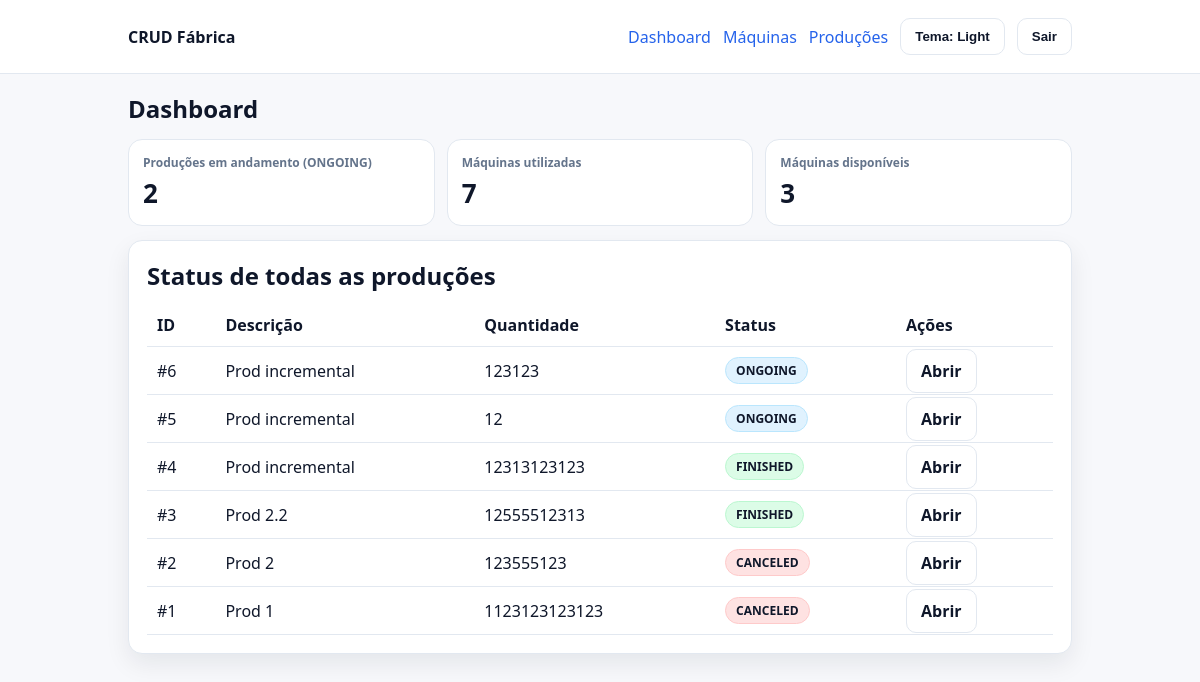
Screenshot of / (signed in) with the database file from the repository.
### factory/models.py (models this page shows, shortened)
class Production(BaseModel):
	description = models.CharField(max_length=255)
	quantity = models.PositiveIntegerField()
	user = models.ForeignKey(
		settings.AUTH_USER_MODEL,
		on_delete=models.PROTECT,
		related_name='productions',
		db_column='user_id',
	)
	status = models.CharField(max_length=16, choices=ProductionStatus.choices, default=ProductionStatus.STANDBY)
	machines = models.ManyToManyField(Machine, through='ProductionMachine', related_name='productions')
	started_at = models.DateTimeField(null=True, blank=True)
	finished_at = models.DateTimeField(null=True, blank=True)
	canceled_at = models.DateTimeField(null=True, blank=True)
	class Meta:
		ordering = ('-id',)

### factory/views.py (the view)
# urls.py: path('', views.dashboard, name='dashboard'),
@login_required
def dashboard(request):
	productions = Production.objects.filter(user=request.user).order_by('-id')
	ongoing_count = productions.filter(status=ProductionStatus.ONGOING).count()
	used_machine_ids = ProductionMachine.objects.filter(
		production__status__in=[ProductionStatus.STANDBY, ProductionStatus.ONGOING],
		machine__owner=request.user,
	).values_list('machine_id', flat=True)
	total_machines = Machine.objects.filter(owner=request.user).count()
	used_machines = Machine.objects.filter(owner=request.user, id__in=used_machine_ids).distinct().count()
	available_machines = total_machines - used_machines
	return render(
		request,
		'factory/dashboard.html',
		{
			'productions': productions,
			'ongoing_count': ongoing_count,
			'used_machines': used_machines,
			'available_machines': available_machines,
		},
	)

### core/common/models.py (called while the page is built)
    def get_queryset(self):
        return SoftDeleteQuerySet(self.model, using=self._db).filter(deleted_at__isnull=True)

### templates/factory/dashboard.html (shortened to what this page needs)
{% extends 'base.html' %}
{% block content %}
  <h1>Dashboard</h1>
  <div class="grid">
    <div class="stat">
      <div class="stat__label">Produções em andamento (ONGOING)</div>
      <div class="stat__value">{{ ongoing_count }}</div>
    </div>
    <div class="stat">
      <div class="stat__label">Máquinas utilizadas</div>
      <div class="stat__value">{{ used_machines }}</div>
    </div>
    <div class="stat">
      <div class="stat__label">Máquinas disponíveis</div>
      <div class="stat__value">{{ available_machines }}</div>
    </div>
  </div>
  <div class="card" style="margin-top: 14px;">
    <h2 style="margin: 0 0 10px 0;">Status de todas as produções</h2>
    {% if productions %}
      <table class="table">
        <thead>
          <tr>
            <th>ID</th>
            <th>Descrição</th>
            <th>Quantidade</th>
            <th>Status</th>
            <th>Ações</th>
          </tr>
        </thead>
        <tbody>
          {% for p in productions %}
            <tr>
              <td>#{{ p.id }}</td>
              <td>{{ p.description }}</td>
              <td>{{ p.quantity }}</td>
              <td><span class="badge badge--{{ p.status }}">{{ p.status }}</span></td>
              <td>
                <a class="btn btn--ghost" href="{% url 'production_detail' production_id=p.id %}">Abrir</a>
              </td>
            </tr>
          {% endfor %}
        </tbody>
      </table>
    {% else %}
      <p class="muted">Nenhuma produção cadastrada ainda.</p>
    {% endif %}
  </div>
{% endblock %}

### templates/base.html (shortened to what this page needs)
{% load static %}
<!doctype html>
<html lang="pt-br">
<head>
  <link rel="stylesheet" href="{% static 'app.css' %}" />
</head>
<body>
  <header class="topbar">
    <div class="container topbar__inner">
      <div class="brand">
        <a href="{% url 'dashboard' %}">CRUD Fábrica</a>
      </div>
      <nav class="nav">
        {% if user.is_authenticated %}
          <a href="{% url 'dashboard' %}">Dashboard</a>
          <a href="{% url 'machine_list' %}">Máquinas</a>
          <a href="{% url 'production_list' %}">Produções</a>
          <button id="themeToggle" class="btn btn--ghost" type="button">Tema: Light</button>
          <form class="inline" method="post" action="{% url 'logout' %}">
            <button class="btn btn--ghost" type="submit">Sair</button>
          </form>
        {% else %}
          <a href="{% url 'login' %}">Entrar</a>
          <a href="{% url 'signup' %}">Criar conta</a>
        {% endif %}
      </nav>
    </div>
  </header>
  <main class="container">
    {% block content %}{% endblock %}
  </main>
</body>
</html>

### static/app.css (style rules this page uses)
:root { --bg: #f7f8fb; --surface: #ffffff; --text: #0f172a; --muted: #64748b; --border: #e2e8f0; --primary: #2563eb; --danger: #dc2626; --danger-hover: #b91c1c; --success: #16a34a; --success-hover: #15803d; --shadow: 0 10px 25px rgba(15, 23, 42, 0.08); }
* { box-sizing: border-box; }
body { margin: 0; font-family: ui-sans-serif, system-ui, -apple-system, Segoe UI, Roboto, Helvetica, Arial; background: var(--bg); color: var(--text); }
a { color: var(--primary); text-decoration: none; }
.container { max-width: 980px; margin: 0 auto; padding: 18px; }
.topbar { position: sticky; top: 0; z-index: 10; background: var(--surface); border-bottom: 1px solid var(--border); }
.topbar__inner { display: flex; align-items: center; justify-content: space-between; gap: 12px; }
.brand a { font-weight: 700; color: var(--text); }
.nav { display: flex; align-items: center; gap: 12px; }
.inline { display: inline; }
.card { background: var(--surface); border: 1px solid var(--border); border-radius: 14px; padding: 18px; box-shadow: var(--shadow); }
h1 { margin: 0 0 14px 0; font-size: 24px; }
.btn { background: var(--primary); color: #fff; border: 0; padding: 10px 14px; border-radius: 10px; font-weight: 700; cursor: pointer; }
.btn--ghost { background: transparent; color: var(--text); border: 1px solid var(--border); }
.table { width: 100%; border-collapse: collapse; margin-top: 12px; }
.table th, .table td { text-align: left; padding: 10px; border-bottom: 1px solid var(--border); }
.grid { display: grid; grid-template-columns: repeat(3, minmax(0, 1fr)); gap: 12px; }
.stat { background: var(--surface); border: 1px solid var(--border); border-radius: 14px; padding: 14px; }
.stat__label { color: var(--muted); font-weight: 600; font-size: 12px; }
.stat__value { font-size: 26px; font-weight: 800; margin-top: 4px; }
.badge { display: inline-block; padding: 4px 10px; border-radius: 999px; font-weight: 800; font-size: 12px; border: 1px solid var(--border); background: #fff; }
.badge--ONGOING { background: #e0f2fe; border-color: #bae6fd; }
.badge--FINISHED { background: #dcfce7; border-color: #bbf7d0; }
.badge--CANCELED { background: #fee2e2; border-color: #fecaca; }

### rows the page displays
Production: id "6", description "Prod incremental", quantity "123123", status "ONGOING"
Production: id "5", description "Prod incremental", quantity "12", status "ONGOING"
Production: id "4", description "Prod incremental", quantity "12313123123", status "FINISHED"
Production: id "3", description "Prod 2.2", quantity "12555512313", status "FINISHED"
Production: id "2", description "Prod 2", quantity "123555123", status "CANCELED"
Production: id "1", description "Prod 1", quantity "1123123123123", status "CANCELED"

### other values shown
{{ ongoing_count }} "2"
{{ used_machines }} "7"
{{ available_machines }} "3"
